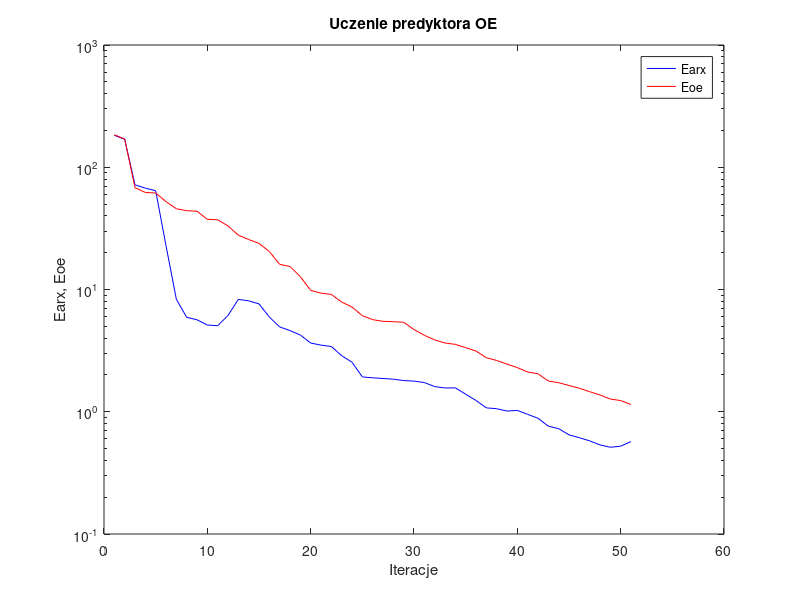
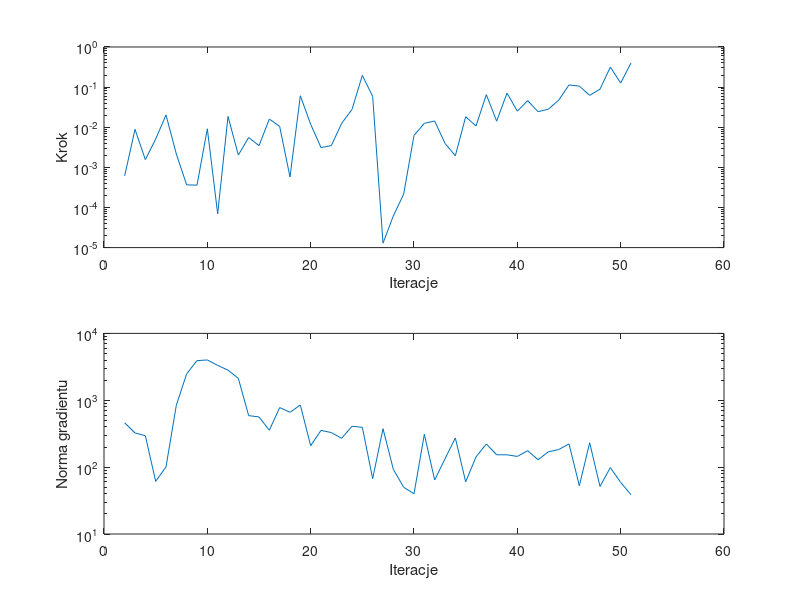

Recreate these plots in MATLAB, in order.
%uczenie predyktora oe
clear all;
n=0; farx(n+1)=1.826871e+002; foe(n+1)=1.843235e+002; wspucz(n+1)=0.000000e+000; ng(n+1)=0.000000e+000;
%odnowa zmiennej metryki
n=1; farx(n+1)=1.693436e+002; foe(n+1)=1.703879e+002; krok(n+1)=6.121165e-004; ng(n+1)=4.596958e+002;
n=2; farx(n+1)=7.183308e+001; foe(n+1)=6.797314e+001; krok(n+1)=8.876059e-003; ng(n+1)=3.248421e+002;
n=3; farx(n+1)=6.748383e+001; foe(n+1)=6.220659e+001; krok(n+1)=1.556794e-003; ng(n+1)=2.947378e+002;
n=4; farx(n+1)=6.430365e+001; foe(n+1)=6.158652e+001; krok(n+1)=5.060913e-003; ng(n+1)=6.128889e+001;
n=5; farx(n+1)=2.285017e+001; foe(n+1)=5.235201e+001; krok(n+1)=2.025137e-002; ng(n+1)=1.007771e+002;
n=6; farx(n+1)=8.330926e+000; foe(n+1)=4.577312e+001; krok(n+1)=2.145173e-003; ng(n+1)=8.439878e+002;
n=7; farx(n+1)=5.923955e+000; foe(n+1)=4.413100e+001; krok(n+1)=3.657739e-004; ng(n+1)=2.487515e+003;
n=8; farx(n+1)=5.653934e+000; foe(n+1)=4.368467e+001; krok(n+1)=3.604935e-004; ng(n+1)=3.916472e+003;
n=9; farx(n+1)=5.123719e+000; foe(n+1)=3.750125e+001; krok(n+1)=9.128410e-003; ng(n+1)=4.007075e+003;
n=10; farx(n+1)=5.054557e+000; foe(n+1)=3.717650e+001; krok(n+1)=6.949109e-005; ng(n+1)=3.323082e+003;
n=11; farx(n+1)=6.136102e+000; foe(n+1)=3.314075e+001; krok(n+1)=1.857911e-002; ng(n+1)=2.824161e+003;
n=12; farx(n+1)=8.301386e+000; foe(n+1)=2.781248e+001; krok(n+1)=2.027773e-003; ng(n+1)=2.119754e+003;
n=13; farx(n+1)=8.076378e+000; foe(n+1)=2.564830e+001; krok(n+1)=5.548179e-003; ng(n+1)=5.890169e+002;
n=14; farx(n+1)=7.629135e+000; foe(n+1)=2.382832e+001; krok(n+1)=3.473809e-003; ng(n+1)=5.634500e+002;
n=15; farx(n+1)=5.950964e+000; foe(n+1)=2.045157e+001; krok(n+1)=1.598692e-002; ng(n+1)=3.562302e+002;
n=16; farx(n+1)=4.941089e+000; foe(n+1)=1.607417e+001; krok(n+1)=1.046652e-002; ng(n+1)=7.771989e+002;
n=17; farx(n+1)=4.612718e+000; foe(n+1)=1.541794e+001; krok(n+1)=5.733303e-004; ng(n+1)=6.612117e+002;
n=18; farx(n+1)=4.243560e+000; foe(n+1)=1.274512e+001; krok(n+1)=6.087640e-002; ng(n+1)=8.488179e+002;
n=19; farx(n+1)=3.648483e+000; foe(n+1)=9.830751e+000; krok(n+1)=1.183052e-002; ng(n+1)=2.093765e+002;
n=20; farx(n+1)=3.507970e+000; foe(n+1)=9.338275e+000; krok(n+1)=3.111744e-003; ng(n+1)=3.543106e+002;
n=21; farx(n+1)=3.416319e+000; foe(n+1)=9.112190e+000; krok(n+1)=3.485222e-003; ng(n+1)=3.287485e+002;
n=22; farx(n+1)=2.876472e+000; foe(n+1)=7.899865e+000; krok(n+1)=1.251384e-002; ng(n+1)=2.696561e+002;
n=23; farx(n+1)=2.540735e+000; foe(n+1)=7.182847e+000; krok(n+1)=2.779047e-002; ng(n+1)=4.083914e+002;
n=24; farx(n+1)=1.927828e+000; foe(n+1)=6.108299e+000; krok(n+1)=1.962005e-001; ng(n+1)=3.939489e+002;
n=25; farx(n+1)=1.894916e+000; foe(n+1)=5.669142e+000; krok(n+1)=5.873647e-002; ng(n+1)=6.723915e+001;
%odnowa zmiennej metryki
n=26; farx(n+1)=1.871246e+000; foe(n+1)=5.492247e+000; krok(n+1)=1.290553e-005; ng(n+1)=3.756766e+002;
n=27; farx(n+1)=1.847283e+000; foe(n+1)=5.450162e+000; krok(n+1)=6.158863e-005; ng(n+1)=9.272334e+001;
n=28; farx(n+1)=1.798474e+000; foe(n+1)=5.402275e+000; krok(n+1)=2.154098e-004; ng(n+1)=5.000287e+001;
n=29; farx(n+1)=1.782009e+000; foe(n+1)=4.700311e+000; krok(n+1)=6.256921e-003; ng(n+1)=4.001572e+001;
n=30; farx(n+1)=1.733612e+000; foe(n+1)=4.223642e+000; krok(n+1)=1.251384e-002; ng(n+1)=3.098610e+002;
n=31; farx(n+1)=1.606665e+000; foe(n+1)=3.866880e+000; krok(n+1)=1.428969e-002; ng(n+1)=6.412560e+001;
n=32; farx(n+1)=1.564302e+000; foe(n+1)=3.651935e+000; krok(n+1)=3.966104e-003; ng(n+1)=1.332895e+002;
n=33; farx(n+1)=1.568918e+000; foe(n+1)=3.556738e+000; krok(n+1)=1.945533e-003; ng(n+1)=2.733358e+002;
n=34; farx(n+1)=1.391003e+000; foe(n+1)=3.346468e+000; krok(n+1)=1.825682e-002; ng(n+1)=6.035564e+001;
n=35; farx(n+1)=1.237260e+000; foe(n+1)=3.137254e+000; krok(n+1)=1.076348e-002; ng(n+1)=1.420406e+002;
n=36; farx(n+1)=1.075783e+000; foe(n+1)=2.765676e+000; krok(n+1)=6.486639e-002; ng(n+1)=2.219977e+002;
n=37; farx(n+1)=1.059360e+000; foe(n+1)=2.628628e+000; krok(n+1)=1.417782e-002; ng(n+1)=1.529858e+002;
n=38; farx(n+1)=1.013280e+000; foe(n+1)=2.453182e+000; krok(n+1)=7.084462e-002; ng(n+1)=1.529326e+002;
n=39; farx(n+1)=1.025339e+000; foe(n+1)=2.297508e+000; krok(n+1)=2.517497e-002; ng(n+1)=1.446039e+002;
n=40; farx(n+1)=9.524268e-001; foe(n+1)=2.113762e+000; krok(n+1)=4.614317e-002; ng(n+1)=1.764779e+002;
n=41; farx(n+1)=8.845365e-001; foe(n+1)=2.044456e+000; krok(n+1)=2.439969e-002; ng(n+1)=1.290478e+002;
n=42; farx(n+1)=7.621060e-001; foe(n+1)=1.784097e+000; krok(n+1)=2.812841e-002; ng(n+1)=1.692301e+002;
n=43; farx(n+1)=7.268112e-001; foe(n+1)=1.727695e+000; krok(n+1)=4.715694e-002; ng(n+1)=1.832185e+002;
n=44; farx(n+1)=6.473722e-001; foe(n+1)=1.640658e+000; krok(n+1)=1.134226e-001; ng(n+1)=2.223176e+002;
n=45; farx(n+1)=6.133699e-001; foe(n+1)=1.557177e+000; krok(n+1)=1.057221e-001; ng(n+1)=5.258553e+001;
n=46; farx(n+1)=5.780407e-001; foe(n+1)=1.459205e+000; krok(n+1)=6.237096e-002; ng(n+1)=2.315298e+002;
n=47; farx(n+1)=5.355126e-001; foe(n+1)=1.371761e+000; krok(n+1)=8.877087e-002; ng(n+1)=5.136424e+001;
n=48; farx(n+1)=5.124654e-001; foe(n+1)=1.269663e+000; krok(n+1)=3.157278e-001; ng(n+1)=9.848876e+001;
n=49; farx(n+1)=5.227360e-001; foe(n+1)=1.235009e+000; krok(n+1)=1.261335e-001; ng(n+1)=5.918469e+001;
n=50; farx(n+1)=5.702108e-001; foe(n+1)=1.146397e+000; krok(n+1)=4.004429e-001; ng(n+1)=3.864182e+001;

figure; semilogy(farx,'b'); hold on; semilogy(foe,'r'); xlabel('Iteracje'); ylabel('Earx, Eoe'); legend('Earx','Eoe'); title('Uczenie predyktora OE');
figure; subplot(2,1,1); semilogy(krok); xlabel('Iteracje'); ylabel('Krok');
subplot(2,1,2); semilogy(ng); xlabel('Iteracje'); ylabel('Norma gradientu');
Earx=farx(n+1)
Eoe=foe(n+1)
